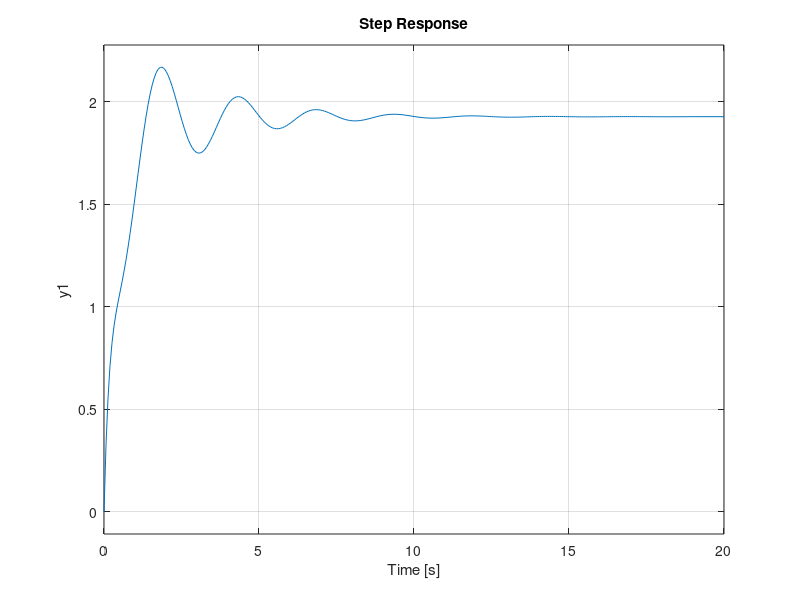

Source code (MATLAB):
clc, clear

%% Representacion de estado

% Ejercicio

%        [ 0  1  2  0]    [0]
%        [-3 -2  0  1]    [1]
% ẋ =    [-2  0  0  1]x + [0]u
%        [ 0  0 -1 -5]    [2]

% y = [1 0 -2 3]x

%% Desarrollo

% De acuerdo al ejercicio dado se identifican las matrices A,B,C,D 
A = [0 1 2 0;-3 -2 0 1;-2 0 0 1;0 0 -1 -5];
B = [0; 1; 0; 2];
C = [1 0 -2 3];
D = 0;

% Se obtienen los espacios de estado y su funcion de transferencia
sys = ss(A,B,C,D)

[num,den] = ss2tf(A,B,C,D);
G = tf(num,den)

step(G)

[zz,pp,kk] = ss2zp(A,B,C,D);
G1 = zpk(zz,pp,kk)